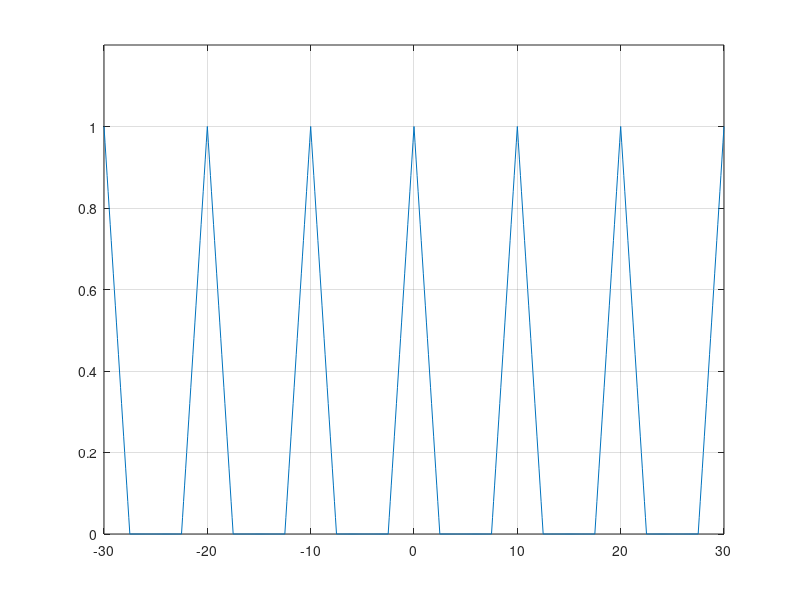

Recreate this plot in MATLAB.
% Example 1.55

T0 = 10; D = 5;
t = -30 : 0.1 : 30; d = -30 : T0 : 30; 
y = pulstran(t, d, 'tripuls', D); plot(t, y); grid on; ylim([0,1.2])
